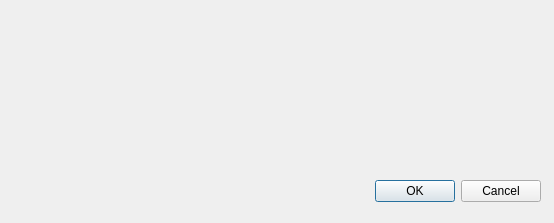
<?xml version="1.0" encoding="UTF-8"?>
<ui version="4.0">
 <class>SettingsDialog</class>
 <widget class="QDialog" name="SettingsDialog">
  <property name="geometry">
   <rect>
    <x>0</x>
    <y>0</y>
    <width>554</width>
    <height>223</height>
   </rect>
  </property>
  <property name="windowTitle">
   <string>Dialog</string>
  </property>
  <widget class="QDialogButtonBox" name="ButtonDialog">
   <property name="geometry">
    <rect>
     <x>10</x>
     <y>171</y>
     <width>531</width>
     <height>41</height>
    </rect>
   </property>
   <property name="orientation">
    <enum>Qt::Horizontal</enum>
   </property>
   <property name="standardButtons">
    <set>QDialogButtonBox::Cancel|QDialogButtonBox::Ok</set>
   </property>
  </widget>
  <widget class="QWidget" name="ProjectFolderList" native="true">
   <property name="geometry">
    <rect>
     <x>10</x>
     <y>10</y>
     <width>261</width>
     <height>151</height>
    </rect>
   </property>
  </widget>
  <widget class="QWidget" name="EditorFolderList" native="true">
   <property name="geometry">
    <rect>
     <x>280</x>
     <y>10</y>
     <width>261</width>
     <height>151</height>
    </rect>
   </property>
  </widget>
 </widget>
 <resources/>
 <connections>
  <connection>
   <sender>ButtonDialog</sender>
   <signal>accepted()</signal>
   <receiver>SettingsDialog</receiver>
   <slot>accept()</slot>
   <hints>
    <hint type="sourcelabel">
     <x>248</x>
     <y>254</y>
    </hint>
    <hint type="destinationlabel">
     <x>157</x>
     <y>274</y>
    </hint>
   </hints>
  </connection>
  <connection>
   <sender>ButtonDialog</sender>
   <signal>rejected()</signal>
   <receiver>SettingsDialog</receiver>
   <slot>reject()</slot>
   <hints>
    <hint type="sourcelabel">
     <x>316</x>
     <y>260</y>
    </hint>
    <hint type="destinationlabel">
     <x>286</x>
     <y>274</y>
    </hint>
   </hints>
  </connection>
 </connections>
</ui>
